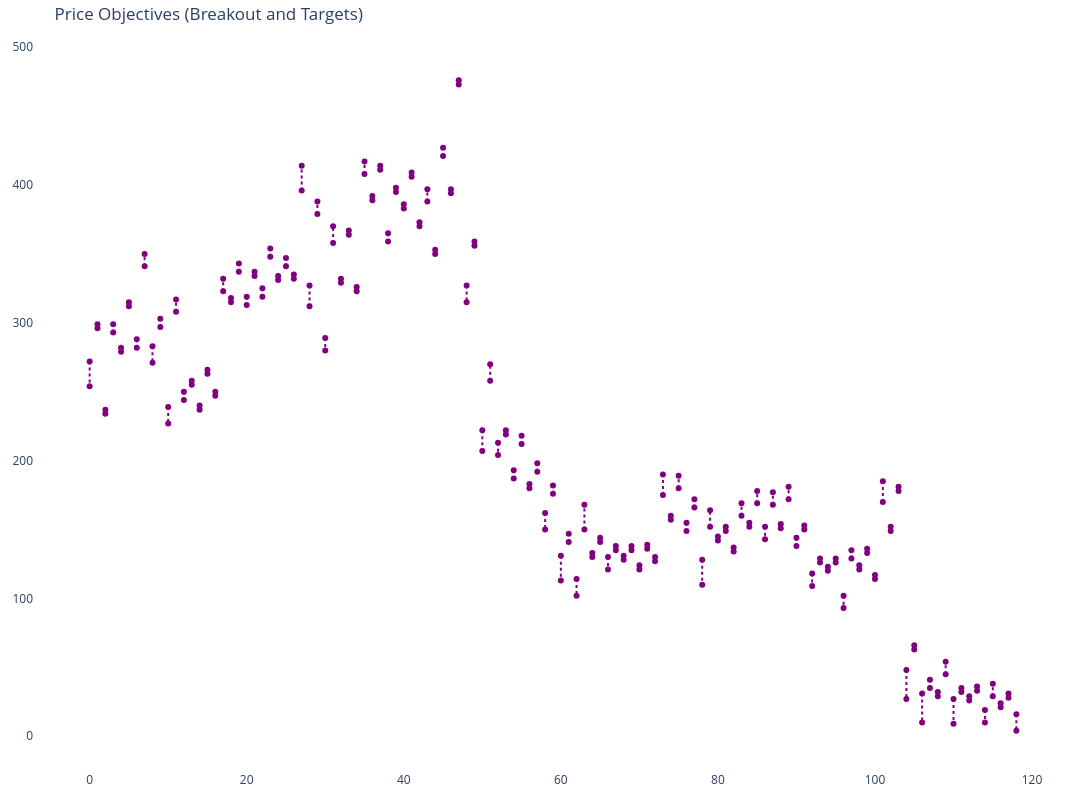

Write notebook code for a chart like this one.
### Code cell
# Overlay price objectives
fig_priceobjectives = plot_all_price_objectives(all_objectives)
fig_priceobjectives.show()

### Figure 1 — Plotly figure (JSON) as saved in the notebook; plotly's stock layout.template omitted (floating-point values rounded to 4 significant figures)
{"data": [{"line": {"color": "purple", "dash": "dot", "width": 2}, "marker": {"color": "purple", "size": 6}, "mode": "lines+markers", "showlegend": false, "type": "scatter", "x": [0, 0], "y": [272, 254]}, {"line": {"color": "purple", "dash": "dot", "width": 2}, "marker": {"color": "purple", "size": 6}, "mode": "lines+markers", "showlegend": false, "type": "scatter", "x": [1, 1], "y": [296, 299]}, {"line": {"color": "purple", "dash": "dot", "width": 2}, "marker": {"color": "purple", "size": 6}, "mode": "lines+markers", "showlegend": false, "type": "scatter", "x": [2, 2], "y": [237, 234]}, {"line": {"color": "purple", "dash": "dot", "width": 2}, "marker": {"color": "purple", "size": 6}, "mode": "lines+markers", "showlegend": false, "type": "scatter", "x": [3, 3], "y": [293, 299]}, {"line": {"color": "purple", "dash": "dot", "width": 2}, "marker": {"color": "purple", "size": 6}, "mode": "lines+markers", "showlegend": false, "type": "scatter", "x": [4, 4], "y": [282, 279]}, {"line": {"color": "purple", "dash": "dot", "width": 2}, "marker": {"color": "purple", "size": 6}, "mode": "lines+markers", "showlegend": false, "type": "scatter", "x": [5, 5], "y": [312, 315]}, {"line": {"color": "purple", "dash": "dot", "width": 2}, "marker": {"color": "purple", "size": 6}, "mode": "lines+markers", "showlegend": false, "type": "scatter", "x": [6, 6], "y": [288, 282]}, {"line": {"color": "purple", "dash": "dot", "width": 2}, "marker": {"color": "purple", "size": 6}, "mode": "lines+markers", "showlegend": false, "type": "scatter", "x": [7, 7], "y": [341, 350]}, {"line": {"color": "purple", "dash": "dot", "width": 2}, "marker": {"color": "purple", "size": 6}, "mode": "lines+markers", "showlegend": false, "type": "scatter", "x": [8, 8], "y": [283, 271]}, {"line": {"color": "purple", "dash": "dot", "width": 2}, "marker": {"color": "purple", "size": 6}, "mode": "lines+markers", "showlegend": false, "type": "scatter", "x": [9, 9], "y": [297, 303]}, {"line": {"color": "purple", "dash": "dot", "width": 2}, "marker": {"color": "purple", "size": 6}, "mode": "lines+markers", "showlegend": false, "type": "scatter", "x": [10, 10], "y": [239, 227]}, {"line": {"color": "purple", "dash": "dot", "width": 2}, "marker": {"color": "purple", "size": 6}, "mode": "lines+markers", "showlegend": false, "type": "scatter", "x": [11, 11], "y": [308, 317]}, {"line": {"color": "purple", "dash": "dot", "width": 2}, "marker": {"color": "purple", "size": 6}, "mode": "lines+markers", "showlegend": false, "type": "scatter", "x": [12, 12], "y": [250, 244]}, {"line": {"color": "purple", "dash": "dot", "width": 2}, "marker": {"color": "purple", "size": 6}, "mode": "lines+markers", "showlegend": false, "type": "scatter", "x": [13, 13], "y": [255, 258]}, {"line": {"color": "purple", "dash": "dot", "width": 2}, "marker": {"color": "purple", "size": 6}, "mode": "lines+markers", "showlegend": false, "type": "scatter", "x": [14, 14], "y": [240, 237]}, {"line": {"color": "purple", "dash": "dot", "width": 2}, "marker": {"color": "purple", "size": 6}, "mode": "lines+markers", "showlegend": false, "type": "scatter", "x": [15, 15], "y": [263, 266]}, {"line": {"color": "purple", "dash": "dot", "width": 2}, "marker": {"color": "purple", "size": 6}, "mode": "lines+markers", "showlegend": false, "type": "scatter", "x": [16, 16], "y": [250, 247]}, {"line": {"color": "purple", "dash": "dot", "width": 2}, "marker": {"color": "purple", "size": 6}, "mode": "lines+markers", "showlegend": false, "type": "scatter", "x": [17, 17], "y": [323, 332]}, {"line": {"color": "purple", "dash": "dot", "width": 2}, "marker": {"color": "purple", "size": 6}, "mode": "lines+markers", "showlegend": false, "type": "scatter", "x": [18, 18], "y": [318, 315]}, {"line": {"color": "purple", "dash": "dot", "width": 2}, "marker": {"color": "purple", "size": 6}, "mode": "lines+markers", "showlegend": false, "type": "scatter", "x": [19, 19], "y": [337, 343]}, {"line": {"color": "purple", "dash": "dot", "width": 2}, "marker": {"color": "purple", "size": 6}, "mode": "lines+markers", "showlegend": false, "type": "scatter", "x": [20, 20], "y": [319, 313]}, {"line": {"color": "purple", "dash": "dot", "width": 2}, "marker": {"color": "purple", "size": 6}, "mode": "lines+markers", "showlegend": false, "type": "scatter", "x": [21, 21], "y": [334, 337]}, {"line": {"color": "purple", "dash": "dot", "width": 2}, "marker": {"color": "purple", "size": 6}, "mode": "lines+markers", "showlegend": false, "type": "scatter", "x": [22, 22], "y": [325, 319]}, {"line": {"color": "purple", "dash": "dot", "width": 2}, "marker": {"color": "purple", "size": 6}, "mode": "lines+markers", "showlegend": false, "type": "scatter", "x": [23, 23], "y": [348, 354]}, {"line": {"color": "purple", "dash": "dot", "width": 2}, "marker": {"color": "purple", "size": 6}, "mode": "lines+markers", "showlegend": false, "type": "scatter", "x": [24, 24], "y": [334, 331]}, {"line": {"color": "purple", "dash": "dot", "width": 2}, "marker": {"color": "purple", "size": 6}, "mode": "lines+markers", "showlegend": false, "type": "scatter", "x": [25, 25], "y": [341, 347]}, {"line": {"color": "purple", "dash": "dot", "width": 2}, "marker": {"color": "purple", "size": 6}, "mode": "lines+markers", "showlegend": false, "type": "scatter", "x": [26, 26], "y": [335, 332]}, {"line": {"color": "purple", "dash": "dot", "width": 2}, "marker": {"color": "purple", "size": 6}, "mode": "lines+markers", "showlegend": false, "type": "scatter", "x": [27, 27], "y": [396, 414]}, {"line": {"color": "purple", "dash": "dot", "width": 2}, "marker": {"color": "purple", "size": 6}, "mode": "lines+markers", "showlegend": false, "type": "scatter", "x": [28, 28], "y": [327, 312]}, {"line": {"color": "purple", "dash": "dot", "width": 2}, "marker": {"color": "purple", "size": 6}, "mode": "lines+markers", "showlegend": false, "type": "scatter", "x": [29, 29], "y": [379, 388]}, {"line": {"color": "purple", "dash": "dot", "width": 2}, "marker": {"color": "purple", "size": 6}, "mode": "lines+markers", "showlegend": false, "type": "scatter", "x": [30, 30], "y": [289, 280]}, {"line": {"color": "purple", "dash": "dot", "width": 2}, "marker": {"color": "purple", "size": 6}, "mode": "lines+markers", "showlegend": false, "type": "scatter", "x": [31, 31], "y": [358, 370]}, {"line": {"color": "purple", "dash": "dot", "width": 2}, "marker": {"color": "purple", "size": 6}, "mode": "lines+markers", "showlegend": false, "type": "scatter", "x": [32, 32], "y": [332, 329]}, {"line": {"color": "purple", "dash": "dot", "width": 2}, "marker": {"color": "purple", "size": 6}, "mode": "lines+markers", "showlegend": false, "type": "scatter", "x": [33, 33], "y": [364, 367]}, {"line": {"color": "purple", "dash": "dot", "width": 2}, "marker": {"color": "purple", "size": 6}, "mode": "lines+markers", "showlegend": false, "type": "scatter", "x": [34, 34], "y": [326, 323]}, {"line": {"color": "purple", "dash": "dot", "width": 2}, "marker": {"color": "purple", "size": 6}, "mode": "lines+markers", "showlegend": false, "type": "scatter", "x": [35, 35], "y": [408, 417]}, {"line": {"color": "purple", "dash": "dot", "width": 2}, "marker": {"color": "purple", "size": 6}, "mode": "lines+markers", "showlegend": false, "type": "scatter", "x": [36, 36], "y": [392, 389]}, {"line": {"color": "purple", "dash": "dot", "width": 2}, "marker": {"color": "purple", "size": 6}, "mode": "lines+markers", "showlegend": false, "type": "scatter", "x": [37, 37], "y": [411, 414]}, {"line": {"color": "purple", "dash": "dot", "width": 2}, "marker": {"color": "purple", "size": 6}, "mode": "lines+markers", "showlegend": false, "type": "scatter", "x": [38, 38], "y": [365, 359]}, {"line": {"color": "purple", "dash": "dot", "width": 2}, "marker": {"color": "purple", "size": 6}, "mode": "lines+markers", "showlegend": false, "type": "scatter", "x": [39, 39], "y": [395, 398]}, {"line": {"color": "purple", "dash": "dot", "width": 2}, "marker": {"color": "purple", "size": 6}, "mode": "lines+markers", "showlegend": false, "type": "scatter", "x": [40, 40], "y": [386, 383]}, {"line": {"color": "purple", "dash": "dot", "width": 2}, "marker": {"color": "purple", "size": 6}, "mode": "lines+markers", "showlegend": false, "type": "scatter", "x": [41, 41], "y": [406, 409]}, {"line": {"color": "purple", "dash": "dot", "width": 2}, "marker": {"color": "purple", "size": 6}, "mode": "lines+markers", "showlegend": false, "type": "scatter", "x": [42, 42], "y": [373, 370]}, {"line": {"color": "purple", "dash": "dot", "width": 2}, "marker": {"color": "purple", "size": 6}, "mode": "lines+markers", "showlegend": false, "type": "scatter", "x": [43, 43], "y": [388, 397]}, {"line": {"color": "purple", "dash": "dot", "width": 2}, "marker": {"color": "purple", "size": 6}, "mode": "lines+markers", "showlegend": false, "type": "scatter", "x": [44, 44], "y": [353, 350]}, {"line": {"color": "purple", "dash": "dot", "width": 2}, "marker": {"color": "purple", "size": 6}, "mode": "lines+markers", "showlegend": false, "type": "scatter", "x": [45, 45], "y": [421, 427]}, {"line": {"color": "purple", "dash": "dot", "width": 2}, "marker": {"color": "purple", "size": 6}, "mode": "lines+markers", "showlegend": false, "type": "scatter", "x": [46, 46], "y": [397, 394]}, {"line": {"color": "purple", "dash": "dot", "width": 2}, "marker": {"color": "purple", "size": 6}, "mode": "lines+markers", "showlegend": false, "type": "scatter", "x": [47, 47], "y": [473, 476]}, {"line": {"color": "purple", "dash": "dot", "width": 2}, "marker": {"color": "purple", "size": 6}, "mode": "lines+markers", "showlegend": false, "type": "scatter", "x": [48, 48], "y": [327, 315]}, {"line": {"color": "purple", "dash": "dot", "width": 2}, "marker": {"color": "purple", "size": 6}, "mode": "lines+markers", "showlegend": false, "type": "scatter", "x": [49, 49], "y": [356, 359]}, {"line": {"color": "purple", "dash": "dot", "width": 2}, "marker": {"color": "purple", "size": 6}, "mode": "lines+markers", "showlegend": false, "type": "scatter", "x": [50, 50], "y": [222, 207]}, {"line": {"color": "purple", "dash": "dot", "width": 2}, "marker": {"color": "purple", "size": 6}, "mode": "lines+markers", "showlegend": false, "type": "scatter", "x": [51, 51], "y": [258, 270]}, {"line": {"color": "purple", "dash": "dot", "width": 2}, "marker": {"color": "purple", "size": 6}, "mode": "lines+markers", "showlegend": false, "type": "scatter", "x": [52, 52], "y": [213, 204]}, {"line": {"color": "purple", "dash": "dot", "width": 2}, "marker": {"color": "purple", "size": 6}, "mode": "lines+markers", "showlegend": false, "type": "scatter", "x": [53, 53], "y": [219, 222]}, {"line": {"color": "purple", "dash": "dot", "width": 2}, "marker": {"color": "purple", "size": 6}, "mode": "lines+markers", "showlegend": false, "type": "scatter", "x": [54, 54], "y": [193, 187]}, {"line": {"color": "purple", "dash": "dot", "width": 2}, "marker": {"color": "purple", "size": 6}, "mode": "lines+markers", "showlegend": false, "type": "scatter", "x": [55, 55], "y": [212, 218]}, {"line": {"color": "purple", "dash": "dot", "width": 2}, "marker": {"color": "purple", "size": 6}, "mode": "lines+markers", "showlegend": false, "type": "scatter", "x": [56, 56], "y": [183, 180]}, {"line": {"color": "purple", "dash": "dot", "width": 2}, "marker": {"color": "purple", "size": 6}, "mode": "lines+markers", "showlegend": false, "type": "scatter", "x": [57, 57], "y": [192, 198]}, {"line": {"color": "purple", "dash": "dot", "width": 2}, "marker": {"color": "purple", "size": 6}, "mode": "lines+markers", "showlegend": false, "type": "scatter", "x": [58, 58], "y": [162, 150]}, {"line": {"color": "purple", "dash": "dot", "width": 2}, "marker": {"color": "purple", "size": 6}, "mode": "lines+markers", "showlegend": false, "type": "scatter", "x": [59, 59], "y": [176, 182]}, {"line": {"color": "purple", "dash": "dot", "width": 2}, "marker": {"color": "purple", "size": 6}, "mode": "lines+markers", "showlegend": false, "type": "scatter", "x": [60, 60], "y": [131, 113]}, {"line": {"color": "purple", "dash": "dot", "width": 2}, "marker": {"color": "purple", "size": 6}, "mode": "lines+markers", "showlegend": false, "type": "scatter", "x": [61, 61], "y": [141, 147]}, {"line": {"color": "purple", "dash": "dot", "width": 2}, "marker": {"color": "purple", "size": 6}, "mode": "lines+markers", "showlegend": false, "type": "scatter", "x": [62, 62], "y": [114, 102]}, {"line": {"color": "purple", "dash": "dot", "width": 2}, "marker": {"color": "purple", "size": 6}, "mode": "lines+markers", "showlegend": false, "type": "scatter", "x": [63, 63], "y": [150, 168]}, {"line": {"color": "purple", "dash": "dot", "width": 2}, "marker": {"color": "purple", "size": 6}, "mode": "lines+markers", "showlegend": false, "type": "scatter", "x": [64, 64], "y": [133, 130]}, {"line": {"color": "purple", "dash": "dot", "width": 2}, "marker": {"color": "purple", "size": 6}, "mode": "lines+markers", "showlegend": false, "type": "scatter", "x": [65, 65], "y": [141, 144]}, {"line": {"color": "purple", "dash": "dot", "width": 2}, "marker": {"color": "purple", "size": 6}, "mode": "lines+markers", "showlegend": false, "type": "scatter", "x": [66, 66], "y": [130, 121]}, {"line": {"color": "purple", "dash": "dot", "width": 2}, "marker": {"color": "purple", "size": 6}, "mode": "lines+markers", "showlegend": false, "type": "scatter", "x": [67, 67], "y": [135, 138]}, {"line": {"color": "purple", "dash": "dot", "width": 2}, "marker": {"color": "purple", "size": 6}, "mode": "lines+markers", "showlegend": false, "type": "scatter", "x": [68, 68], "y": [131, 128]}, {"line": {"color": "purple", "dash": "dot", "width": 2}, "marker": {"color": "purple", "size": 6}, "mode": "lines+markers", "showlegend": false, "type": "scatter", "x": [69, 69], "y": [135, 138]}, {"line": {"color": "purple", "dash": "dot", "width": 2}, "marker": {"color": "purple", "size": 6}, "mode": "lines+markers", "showlegend": false, "type": "scatter", "x": [70, 70], "y": [124, 121]}, {"line": {"color": "purple", "dash": "dot", "width": 2}, "marker": {"color": "purple", "size": 6}, "mode": "lines+markers", "showlegend": false, "type": "scatter", "x": [71, 71], "y": [136, 139]}, {"line": {"color": "purple", "dash": "dot", "width": 2}, "marker": {"color": "purple", "size": 6}, "mode": "lines+markers", "showlegend": false, "type": "scatter", "x": [72, 72], "y": [130, 127]}, {"line": {"color": "purple", "dash": "dot", "width": 2}, "marker": {"color": "purple", "size": 6}, "mode": "lines+markers", "showlegend": false, "type": "scatter", "x": [73, 73], "y": [175, 190]}, {"line": {"color": "purple", "dash": "dot", "width": 2}, "marker": {"color": "purple", "size": 6}, "mode": "lines+markers", "showlegend": false, "type": "scatter", "x": [74, 74], "y": [160, 157]}, {"line": {"color": "purple", "dash": "dot", "width": 2}, "marker": {"color": "purple", "size": 6}, "mode": "lines+markers", "showlegend": false, "type": "scatter", "x": [75, 75], "y": [180, 189]}, {"line": {"color": "purple", "dash": "dot", "width": 2}, "marker": {"color": "purple", "size": 6}, "mode": "lines+markers", "showlegend": false, "type": "scatter", "x": [76, 76], "y": [155, 149]}, {"line": {"color": "purple", "dash": "dot", "width": 2}, "marker": {"color": "purple", "size": 6}, "mode": "lines+markers", "showlegend": false, "type": "scatter", "x": [77, 77], "y": [166, 172]}, {"line": {"color": "purple", "dash": "dot", "width": 2}, "marker": {"color": "purple", "size": 6}, "mode": "lines+markers", "showlegend": false, "type": "scatter", "x": [78, 78], "y": [128, 110]}, {"line": {"color": "purple", "dash": "dot", "width": 2}, "marker": {"color": "purple", "size": 6}, "mode": "lines+markers", "showlegend": false, "type": "scatter", "x": [79, 79], "y": [152, 164]}, {"line": {"color": "purple", "dash": "dot", "width": 2}, "marker": {"color": "purple", "size": 6}, "mode": "lines+markers", "showlegend": false, "type": "scatter", "x": [80, 80], "y": [145, 142]}, {"line": {"color": "purple", "dash": "dot", "width": 2}, "marker": {"color": "purple", "size": 6}, "mode": "lines+markers", "showlegend": false, "type": "scatter", "x": [81, 81], "y": [149, 152]}, {"line": {"color": "purple", "dash": "dot", "width": 2}, "marker": {"color": "purple", "size": 6}, "mode": "lines+markers", "showlegend": false, "type": "scatter", "x": [82, 82], "y": [137, 134]}, {"line": {"color": "purple", "dash": "dot", "width": 2}, "marker": {"color": "purple", "size": 6}, "mode": "lines+markers", "showlegend": false, "type": "scatter", "x": [83, 83], "y": [160, 169]}, {"line": {"color": "purple", "dash": "dot", "width": 2}, "marker": {"color": "purple", "size": 6}, "mode": "lines+markers", "showlegend": false, "type": "scatter", "x": [84, 84], "y": [155, 152]}, {"line": {"color": "purple", "dash": "dot", "width": 2}, "marker": {"color": "purple", "size": 6}, "mode": "lines+markers", "showlegend": false, "type": "scatter", "x": [85, 85], "y": [169, 178]}, {"line": {"color": "purple", "dash": "dot", "width": 2}, "marker": {"color": "purple", "size": 6}, "mode": "lines+markers", "showlegend": false, "type": "scatter", "x": [86, 86], "y": [152, 143]}, {"line": {"color": "purple", "dash": "dot", "width": 2}, "marker": {"color": "purple", "size": 6}, "mode": "lines+markers", "showlegend": false, "type": "scatter", "x": [87, 87], "y": [168, 177]}, {"line": {"color": "purple", "dash": "dot", "width": 2}, "marker": {"color": "purple", "size": 6}, "mode": "lines+markers", "showlegend": false, "type": "scatter", "x": [88, 88], "y": [154, 151]}, {"line": {"color": "purple", "dash": "dot", "width": 2}, "marker": {"color": "purple", "size": 6}, "mode": "lines+markers", "showlegend": false, "type": "scatter", "x": [89, 89], "y": [172, 181]}, {"line": {"color": "purple", "dash": "dot", "width": 2}, "marker": {"color": "purple", "size": 6}, "mode": "lines+markers", "showlegend": false, "type": "scatter", "x": [90, 90], "y": [144, 138]}, {"line": {"color": "purple", "dash": "dot", "width": 2}, "marker": {"color": "purple", "size": 6}, "mode": "lines+markers", "showlegend": false, "type": "scatter", "x": [91, 91], "y": [150, 153]}, {"line": {"color": "purple", "dash": "dot", "width": 2}, "marker": {"color": "purple", "size": 6}, "mode": "lines+markers", "showlegend": false, "type": "scatter", "x": [92, 92], "y": [118, 109]}, {"line": {"color": "purple", "dash": "dot", "width": 2}, "marker": {"color": "purple", "size": 6}, "mode": "lines+markers", "showlegend": false, "type": "scatter", "x": [93, 93], "y": [126, 129]}, {"line": {"color": "purple", "dash": "dot", "width": 2}, "marker": {"color": "purple", "size": 6}, "mode": "lines+markers", "showlegend": false, "type": "scatter", "x": [94, 94], "y": [123, 120]}, {"line": {"color": "purple", "dash": "dot", "width": 2}, "marker": {"color": "purple", "size": 6}, "mode": "lines+markers", "showlegend": false, "type": "scatter", "x": [95, 95], "y": [126, 129]}, {"line": {"color": "purple", "dash": "dot", "width": 2}, "marker": {"color": "purple", "size": 6}, "mode": "lines+markers", "showlegend": false, "type": "scatter", "x": [96, 96], "y": [102, 93]}, {"line": {"color": "purple", "dash": "dot", "width": 2}, "marker": {"color": "purple", "size": 6}, "mode": "lines+markers", "showlegend": false, "type": "scatter", "x": [97, 97], "y": [129, 135]}, {"line": {"color": "purple", "dash": "dot", "width": 2}, "marker": {"color": "purple", "size": 6}, "mode": "lines+markers", "showlegend": false, "type": "scatter", "x": [98, 98], "y": [124, 121]}, {"line": {"color": "purple", "dash": "dot", "width": 2}, "marker": {"color": "purple", "size": 6}, "mode": "lines+markers", "showlegend": false, "type": "scatter", "x": [99, 99], "y": [133, 136]}, {"line": {"color": "purple", "dash": "dot", "width": 2}, "marker": {"color": "purple", "size": 6}, "mode": "lines+markers", "showlegend": false, "type": "scatter", "x": [100, 100], "y": [117, 114]}, {"line": {"color": "purple", "dash": "dot", "width": 2}, "marker": {"color": "purple", "size": 6}, "mode": "lines+markers", "showlegend": false, "type": "scatter", "x": [101, 101], "y": [170, 185]}, {"line": {"color": "purple", "dash": "dot", "width": 2}, "marker": {"color": "purple", "size": 6}, "mode": "lines+markers", "showlegend": false, "type": "scatter", "x": [102, 102], "y": [152, 149]}, {"line": {"color": "purple", "dash": "dot", "width": 2}, "marker": {"color": "purple", "size": 6}, "mode": "lines+markers", "showlegend": false, "type": "scatter", "x": [103, 103], "y": [178, 181]}, {"line": {"color": "purple", "dash": "dot", "width": 2}, "marker": {"color": "purple", "size": 6}, "mode": "lines+markers", "showlegend": false, "type": "scatter", "x": [104, 104], "y": [48, 27]}, {"line": {"color": "purple", "dash": "dot", "width": 2}, "marker": {"color": "purple", "size": 6}, "mode": "lines+markers", "showlegend": false, "type": "scatter", "x": [105, 105], "y": [63, 66]}, {"line": {"color": "purple", "dash": "dot", "width": 2}, "marker": {"color": "purple", "size": 6}, "mode": "lines+markers", "showlegend": false, "type": "scatter", "x": [106, 106], "y": [31, 10]}, {"line": {"color": "purple", "dash": "dot", "width": 2}, "marker": {"color": "purple", "size": 6}, "mode": "lines+markers", "showlegend": false, "type": "scatter", "x": [107, 107], "y": [35, 41]}, {"line": {"color": "purple", "dash": "dot", "width": 2}, "marker": {"color": "purple", "size": 6}, "mode": "lines+markers", "showlegend": false, "type": "scatter", "x": [108, 108], "y": [32, 29]}, {"line": {"color": "purple", "dash": "dot", "width": 2}, "marker": {"color": "purple", "size": 6}, "mode": "lines+markers", "showlegend": false, "type": "scatter", "x": [109, 109], "y": [45, 54]}, {"line": {"color": "purple", "dash": "dot", "width": 2}, "marker": {"color": "purple", "size": 6}, "mode": "lines+markers", "showlegend": false, "type": "scatter", "x": [110, 110], "y": [27, 9]}, {"line": {"color": "purple", "dash": "dot", "width": 2}, "marker": {"color": "purple", "size": 6}, "mode": "lines+markers", "showlegend": false, "type": "scatter", "x": [111, 111], "y": [32, 35]}, {"line": {"color": "purple", "dash": "dot", "width": 2}, "marker": {"color": "purple", "size": 6}, "mode": "lines+markers", "showlegend": false, "type": "scatter", "x": [112, 112], "y": [29, 26]}, {"line": {"color": "purple", "dash": "dot", "width": 2}, "marker": {"color": "purple", "size": 6}, "mode": "lines+markers", "showlegend": false, "type": "scatter", "x": [113, 113], "y": [33, 36]}, {"line": {"color": "purple", "dash": "dot", "width": 2}, "marker": {"color": "purple", "size": 6}, "mode": "lines+markers", "showlegend": false, "type": "scatter", "x": [114, 114], "y": [19, 10]}, {"line": {"color": "purple", "dash": "dot", "width": 2}, "marker": {"color": "purple", "size": 6}, "mode": "lines+markers", "showlegend": false, "type": "scatter", "x": [115, 115], "y": [29, 38]}, {"line": {"color": "purple", "dash": "dot", "width": 2}, "marker": {"color": "purple", "size": 6}, "mode": "lines+markers", "showlegend": false, "type": "scatter", "x": [116, 116], "y": [24, 21]}, {"line": {"color": "purple", "dash": "dot", "width": 2}, "marker": {"color": "purple", "size": 6}, "mode": "lines+markers", "showlegend": false, "type": "scatter", "x": [117, 117], "y": [28, 31]}, {"line": {"color": "purple", "dash": "dot", "width": 2}, "marker": {"color": "purple", "size": 6}, "mode": "lines+markers", "showlegend": false, "type": "scatter", "x": [118, 118], "y": [16, 4]}], "layout": {"height": 800, "margin": {"b": 20, "l": 20, "r": 20, "t": 40}, "paper_bgcolor": "white", "plot_bgcolor": "white", "title": {"text": "Price Objectives (Breakout and Targets)"}, "width": 1200, "xaxis": {"autorange": true, "range": [-7.037, 125.0], "showgrid": true, "showticklabels": true, "type": "linear"}, "yaxis": {"autorange": true, "range": [-25.24, 505.2], "showgrid": true, "showticklabels": true, "type": "linear"}}}
